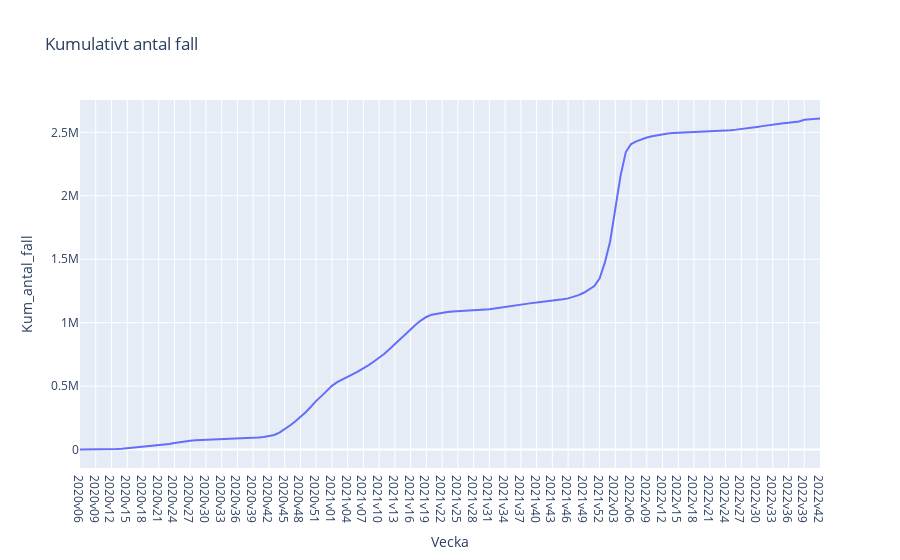

Notebook code cell kept with this figure:
### Code cell
fig = px.line(
    covid_data, 
    x='Vecka', 
    y='Kum_antal_fall', 
    title='Kumulativt antal fall'
)
save_plotly_fig(fig, "Kumulativt antal fall")
fig.show()

### Figure 1 — Plotly figure (JSON) as saved in the notebook; plotly's stock layout.template omitted (floating-point values rounded to 4 significant figures; data arrays with more than 128 entries replaced by an {"elided": "..."} marker saying what was removed)
{"data": [{"hovertemplate": "Vecka=%{x}<br>Kum_antal_fall=%{y}<extra></extra>", "legendgroup": "", "line": {"color": "#636efa", "dash": "solid"}, "marker": {"symbol": "circle"}, "mode": "lines", "name": "", "orientation": "v", "showlegend": false, "type": "scatter", "x": {"elided": "142 str values"}, "xaxis": "x", "y": {"elided": "142 int values"}, "yaxis": "y"}], "layout": {"legend": {"tracegroupgap": 0}, "title": {"text": "Kumulativt antal fall"}, "xaxis": {"anchor": "y", "domain": [0, 1], "title": {"text": "Vecka"}}, "yaxis": {"anchor": "x", "domain": [0, 1], "title": {"text": "Kum_antal_fall"}}}}
